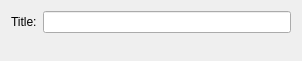
<?xml version="1.0" encoding="UTF-8"?>
<ui version="4.0">
 <class>TitleConfEditor</class>
 <widget class="QWidget" name="TitleConfEditor">
  <property name="geometry">
   <rect>
    <x>0</x>
    <y>0</y>
    <width>302</width>
    <height>61</height>
   </rect>
  </property>
  <property name="windowTitle">
   <string>Form</string>
  </property>
  <layout class="QFormLayout" name="formLayout">
   <item row="0" column="0">
    <widget class="QLabel" name="label">
     <property name="text">
      <string>Title:</string>
     </property>
    </widget>
   </item>
   <item row="0" column="1">
    <widget class="QLineEdit" name="leTitle"/>
   </item>
  </layout>
 </widget>
 <resources/>
 <connections/>
</ui>
